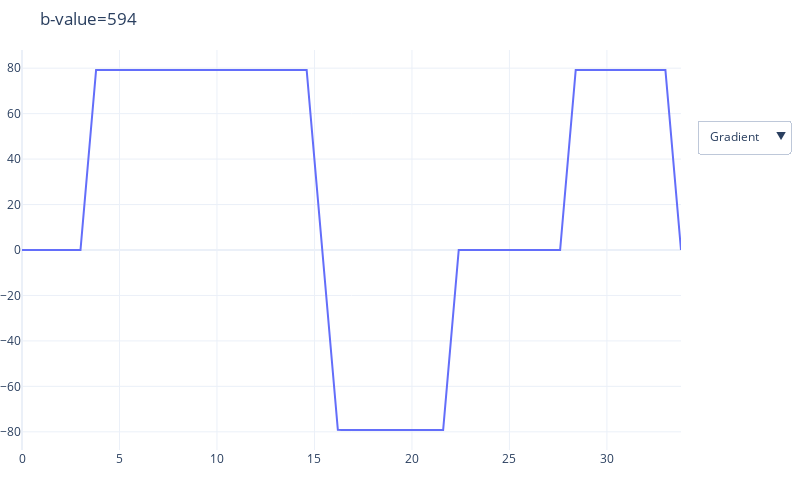

Notebook cell for this chart:
### Code cell
params = {}
params['mode'] = 'diff_bval'
params['gmax']  = 0.08
params['smax']  = 100.0
params['MMT']  = 0
params['TE']  = 50.0
params['T_readout']  = 16.0
params['T_90']  = 3
params['T_180']  = 5
params['dt']  = 200e-6

G, dd = gropt.gropt(params, verbose=1)

plot_waveform_interactive(G, params)

### Figure 1 — Plotly figure (JSON) as saved in the notebook; plotly's stock layout.template omitted (floating-point values rounded to 4 significant figures; data arrays with more than 128 entries replaced by an {"elided": "..."} marker saying what was removed)
{"data": [{"showlegend": false, "type": "scatter", "x": {"elided": "170 float values"}, "y": {"elided": "170 float values"}}, {"showlegend": false, "type": "scatter", "visible": false, "x": {"elided": "169 float values"}, "y": {"elided": "169 float values"}}, {"name": "$M_{0}$", "type": "scatter", "visible": false, "x": {"elided": "170 float values"}, "y": {"elided": "170 float values"}}, {"name": "$M_{1}$", "type": "scatter", "visible": false, "x": {"elided": "170 float values"}, "y": {"elided": "170 float values"}}, {"name": "$M_{2}$", "type": "scatter", "visible": false, "x": {"elided": "170 float values"}, "y": {"elided": "170 float values"}}, {"showlegend": false, "type": "scatter", "visible": false, "x": {"elided": "1000 float values"}, "y": {"elided": "1000 float values"}}, {"showlegend": false, "type": "scatter", "visible": false, "x": {"elided": "169 float values"}, "y": {"elided": "169 float values"}}], "layout": {"autosize": false, "height": 500, "margin": {"b": 50, "l": 0, "r": 50, "t": 50}, "title": {"text": "b-value=594"}, "updatemenus": [{"active": 0, "buttons": [{"args": [{"shapes": [], "showlegend": false, "visible": [true, false, false, false, false, false, false], "xaxis": {"title": "$t [ms]$"}}], "label": "Gradient", "method": "update"}, {"args": [{"shapes": [], "showlegend": false, "visible": [false, true, false, false, false, false, false], "xaxis": {"title": "$t [ms]$"}}], "label": "Slew", "method": "update"}, {"args": [{"shapes": [], "showlegend": true, "visible": [false, false, true, true, true, false, false], "xaxis": {"title": "$Time [ms]$"}}], "label": "Moments", "method": "update"}, {"args": [{"shapes": [{"line": {"color": "#777777", "dash": "dash", "width": 1}, "type": "line", "x0": 0, "x1": 120, "y0": 0, "y1": 0}], "showlegend": false, "visible": [false, false, false, false, false, true, false], "xaxis": {"title": "$\\lambda [ms]$"}}], "label": "Eddy", "method": "update"}, {"args": [{"shapes": [{"line": {"color": "#D64B4B", "dash": "dot", "width": 1}, "type": "line", "x0": 0, "x1": 1, "y0": 1, "y1": 1}], "showlegend": false, "visible": [false, false, false, false, false, false, true], "xaxis": {"title": "$Time [ms]$"}}], "label": "PNS", "method": "update"}], "direction": "down", "pad": {"r": 10, "t": 10}, "showactive": true, "x": 1.025, "xanchor": "left", "y": 0.85, "yanchor": "top"}], "width": 800}}
